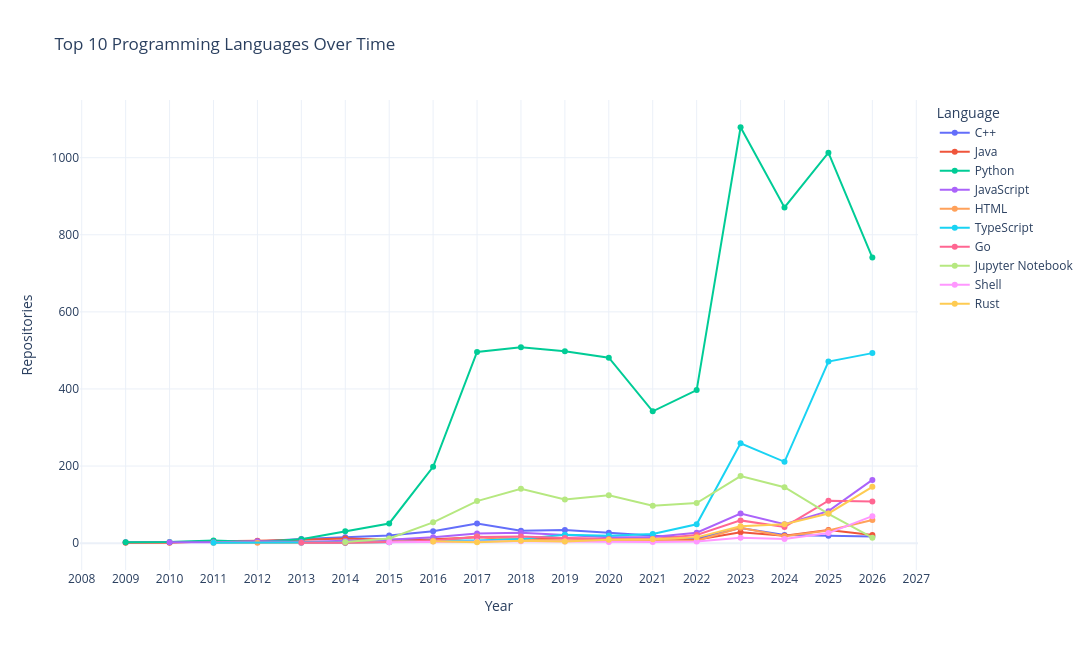

Notebook cell for this chart:
### Code cell
plot_languages_over_time(df)

### Figure 1 — Plotly figure (JSON) as saved in the notebook; plotly's stock layout.template omitted (floating-point values rounded to 4 significant figures)
{"data": [{"hovertemplate": "<b>%{fullData.name}</b><br>Year: %{x}<br>Repositories: %{y}<extra></extra>", "legendgroup": "C++", "line": {"color": "#636efa", "dash": "solid"}, "marker": {"symbol": "circle"}, "mode": "lines+markers", "name": "C++", "orientation": "v", "showlegend": true, "type": "scatter", "x": [2009, 2011, 2012, 2013, 2014, 2015, 2016, 2017, 2018, 2019, 2020, 2021, 2022, 2023, 2024, 2025, 2026], "xaxis": "x", "y": [2, 4, 4, 11, 15, 20, 31, 51, 32, 34, 27, 19, 12, 39, 21, 19, 17], "yaxis": "y"}, {"hovertemplate": "<b>%{fullData.name}</b><br>Year: %{x}<br>Repositories: %{y}<extra></extra>", "legendgroup": "Java", "line": {"color": "#EF553B", "dash": "solid"}, "marker": {"symbol": "circle"}, "mode": "lines+markers", "name": "Java", "orientation": "v", "showlegend": true, "type": "scatter", "x": [2009, 2010, 2011, 2012, 2013, 2014, 2015, 2016, 2017, 2018, 2019, 2020, 2021, 2022, 2023, 2024, 2025, 2026], "xaxis": "x", "y": [1, 1, 5, 6, 9, 12, 9, 10, 15, 11, 12, 11, 6, 9, 28, 19, 34, 21], "yaxis": "y"}, {"hovertemplate": "<b>%{fullData.name}</b><br>Year: %{x}<br>Repositories: %{y}<extra></extra>", "legendgroup": "Python", "line": {"color": "#00cc96", "dash": "solid"}, "marker": {"symbol": "circle"}, "mode": "lines+markers", "name": "Python", "orientation": "v", "showlegend": true, "type": "scatter", "x": [2009, 2010, 2011, 2012, 2013, 2014, 2015, 2016, 2017, 2018, 2019, 2020, 2021, 2022, 2023, 2024, 2025, 2026], "xaxis": "x", "y": [2, 3, 7, 3, 10, 31, 51, 198, 496, 508, 498, 481, 342, 397, 1079, 871, 1013, 741], "yaxis": "y"}, {"hovertemplate": "<b>%{fullData.name}</b><br>Year: %{x}<br>Repositories: %{y}<extra></extra>", "legendgroup": "JavaScript", "line": {"color": "#ab63fa", "dash": "solid"}, "marker": {"symbol": "circle"}, "mode": "lines+markers", "name": "JavaScript", "orientation": "v", "showlegend": true, "type": "scatter", "x": [2010, 2011, 2012, 2013, 2014, 2015, 2016, 2017, 2018, 2019, 2020, 2021, 2022, 2023, 2024, 2025, 2026], "xaxis": "x", "y": [2, 2, 5, 3, 6, 9, 15, 25, 27, 21, 15, 16, 27, 77, 49, 83, 164], "yaxis": "y"}, {"hovertemplate": "<b>%{fullData.name}</b><br>Year: %{x}<br>Repositories: %{y}<extra></extra>", "legendgroup": "HTML", "line": {"color": "#FFA15A", "dash": "solid"}, "marker": {"symbol": "circle"}, "mode": "lines+markers", "name": "HTML", "orientation": "v", "showlegend": true, "type": "scatter", "x": [2011, 2012, 2014, 2015, 2016, 2017, 2018, 2019, 2020, 2021, 2022, 2023, 2024, 2025, 2026], "xaxis": "x", "y": [1, 1, 1, 3, 4, 17, 9, 6, 7, 7, 6, 40, 18, 33, 60], "yaxis": "y"}, {"hovertemplate": "<b>%{fullData.name}</b><br>Year: %{x}<br>Repositories: %{y}<extra></extra>", "legendgroup": "TypeScript", "line": {"color": "#19d3f3", "dash": "solid"}, "marker": {"symbol": "circle"}, "mode": "lines+markers", "name": "TypeScript", "orientation": "v", "showlegend": true, "type": "scatter", "x": [2011, 2013, 2014, 2015, 2016, 2017, 2018, 2019, 2020, 2021, 2022, 2023, 2024, 2025, 2026], "xaxis": "x", "y": [1, 1, 1, 2, 7, 7, 11, 22, 19, 24, 49, 259, 211, 471, 493], "yaxis": "y"}, {"hovertemplate": "<b>%{fullData.name}</b><br>Year: %{x}<br>Repositories: %{y}<extra></extra>", "legendgroup": "Go", "line": {"color": "#FF6692", "dash": "solid"}, "marker": {"symbol": "circle"}, "mode": "lines+markers", "name": "Go", "orientation": "v", "showlegend": true, "type": "scatter", "x": [2013, 2014, 2015, 2016, 2017, 2018, 2019, 2020, 2021, 2022, 2023, 2024, 2025, 2026], "xaxis": "x", "y": [1, 1, 3, 7, 16, 17, 13, 11, 11, 21, 59, 42, 110, 108], "yaxis": "y"}, {"hovertemplate": "<b>%{fullData.name}</b><br>Year: %{x}<br>Repositories: %{y}<extra></extra>", "legendgroup": "Jupyter Notebook", "line": {"color": "#B6E880", "dash": "solid"}, "marker": {"symbol": "circle"}, "mode": "lines+markers", "name": "Jupyter Notebook", "orientation": "v", "showlegend": true, "type": "scatter", "x": [2014, 2015, 2016, 2017, 2018, 2019, 2020, 2021, 2022, 2023, 2024, 2025, 2026], "xaxis": "x", "y": [3, 12, 54, 109, 141, 113, 124, 97, 104, 174, 145, 76, 14], "yaxis": "y"}, {"hovertemplate": "<b>%{fullData.name}</b><br>Year: %{x}<br>Repositories: %{y}<extra></extra>", "legendgroup": "Shell", "line": {"color": "#FF97FF", "dash": "solid"}, "marker": {"symbol": "circle"}, "mode": "lines+markers", "name": "Shell", "orientation": "v", "showlegend": true, "type": "scatter", "x": [2015, 2017, 2018, 2019, 2020, 2021, 2022, 2023, 2024, 2025, 2026], "xaxis": "x", "y": [2, 4, 5, 4, 3, 3, 4, 14, 11, 26, 70], "yaxis": "y"}, {"hovertemplate": "<b>%{fullData.name}</b><br>Year: %{x}<br>Repositories: %{y}<extra></extra>", "legendgroup": "Rust", "line": {"color": "#FECB52", "dash": "solid"}, "marker": {"symbol": "circle"}, "mode": "lines+markers", "name": "Rust", "orientation": "v", "showlegend": true, "type": "scatter", "x": [2016, 2017, 2018, 2019, 2020, 2021, 2022, 2023, 2024, 2025, 2026], "xaxis": "x", "y": [5, 2, 6, 4, 9, 10, 15, 44, 49, 77, 146], "yaxis": "y"}], "layout": {"height": 650, "hovermode": "x unified", "legend": {"title": {"text": "Language"}, "tracegroupgap": 0}, "title": {"text": "Top 10 Programming Languages Over Time"}, "width": 1200, "xaxis": {"anchor": "y", "domain": [0, 1], "dtick": 1, "tick0": 2009, "tickmode": "linear", "title": {"text": "Year"}}, "yaxis": {"anchor": "x", "domain": [0, 1], "title": {"text": "Repositories"}}}}
